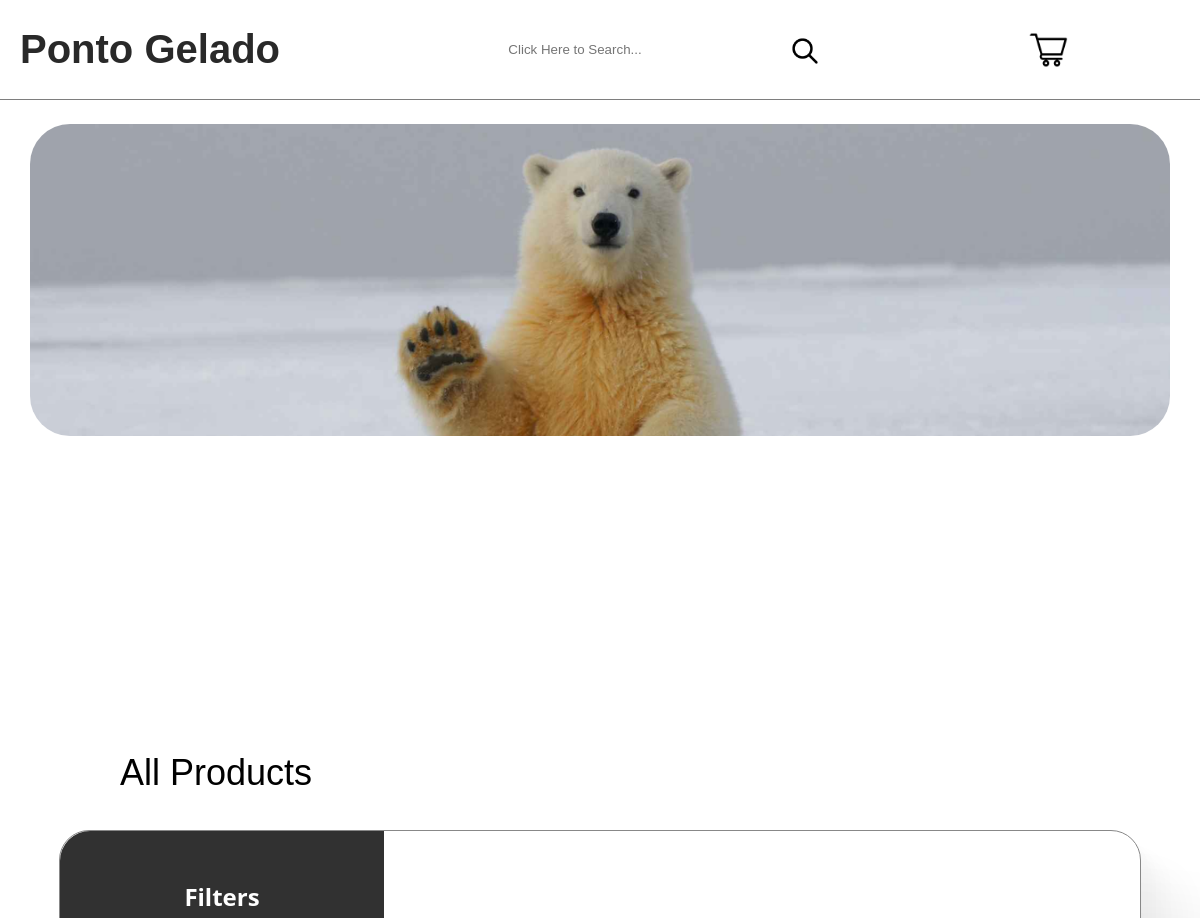
The app's page / (upper part), older data.
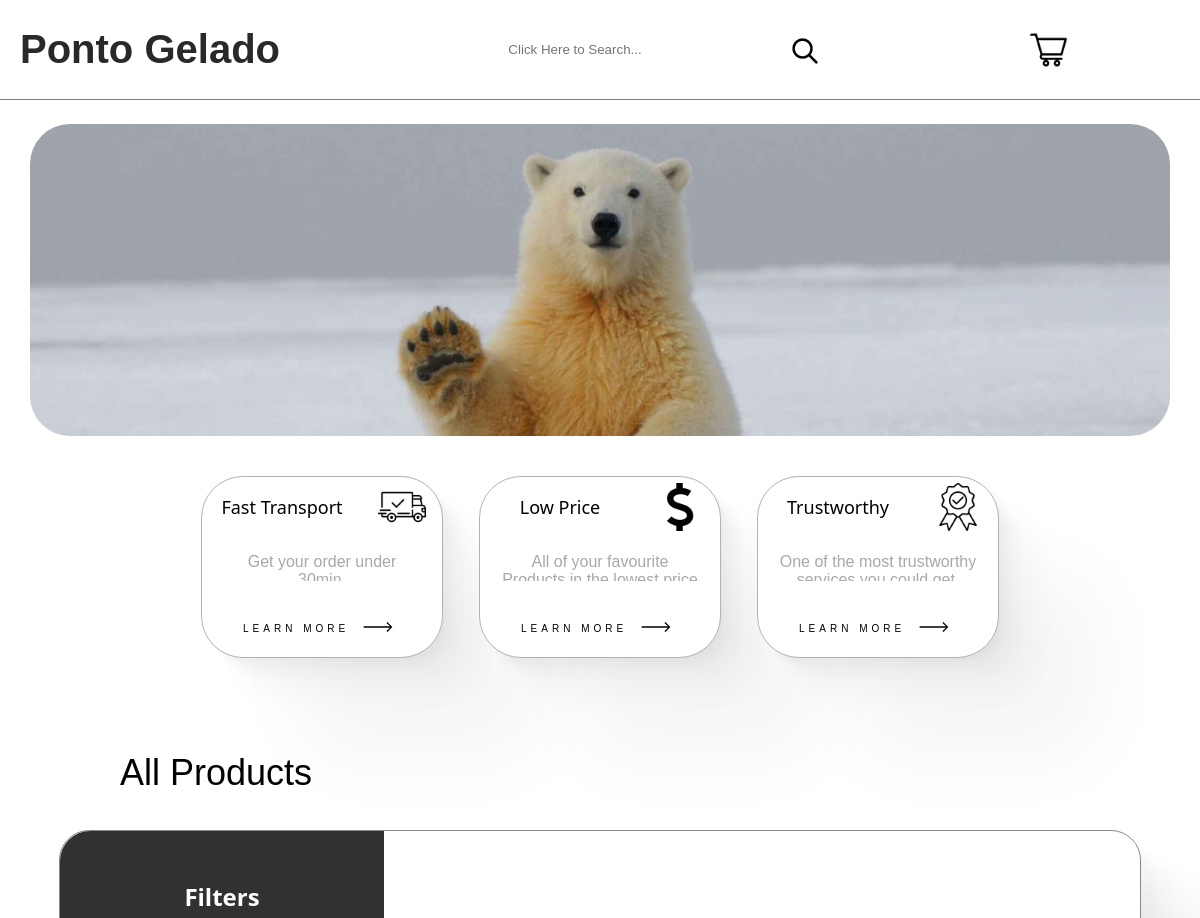
The same page, newer data.
### home/models.py (models this page shows)
class Features(models.Model):
    title = models.CharField(max_length=20)
    description = models.CharField(max_length=60)
    image = models.ImageField(blank=True, null=True)
    url = models.CharField(max_length=20, null=True, blank=True)

### home/views.py (the view)
# urls.py: path('', views.index, name='index'),
def index(request):
    features = Features.objects.all()
    products = Product.objects.all()
    pagination = False
    if len(products) >= 30:
        pagination = True
    return render(request, 'index.html', {'features': features, 'products': products, 'pagination': pagination})

### Templates/index.html (shortened to what this page needs)
{% load static %}
<!DOCTYPE html>
<html lang="en">
<head>
    <link rel="stylesheet" href="{% static 'home.css' %}">
</head>
<body>
    <div class="container">
        <nav class="navbar">
            <h3 id="logo">Ponto Gelado</h3>
            <form name="searchform" class="searchform" action="search" method="get">
                <input name="searchquery" id="inputsearch" type="text" placeholder="Click Here to Search...">
                <input class="searchbutton" onmouseover="highlightsearch(this, true, 'search')" onmouseout="highlightsearch(this, false, 'search')" type="image" src="../static/images/search.png" alt="Search">
            </form>
            <input type="image" class="cartbutton" onmouseover="highlightsearch(this, true, 'cart')" onmouseout="highlightsearch(this, false, 'cart')" src="../static/images/cart.png" alt="">
        </nav>
        <div class="content">
            <img class="welcomeimg" src="../static/images/image1.png" />
            <div class="curiosidadescontainer">
                {% for feature in features%}
                <div class="box">
                    <p id="cur_title">{{feature.title}}</p>
                    <img id="cur_img"  src="{{feature.image.url}}" alt="">
                    <p id="cur_desc" >{{feature.description}}</p>
                    <div class="learnmorebutton">
                        <button onclick='' class="cta">
                            <span class="hover-underline-animation"> Learn More </span>
                            <svg id="arrow-horizontal" xmlns="http://www.w3.org/2000/svg" width="30" height="10" viewBox="0 0 46 16">
                              <path id="Path_10" data-name="Path 10" d="M8,0,6.545,1.455l5.506,5.506H-30V9.039H12.052L6.545,14.545,8,16l8-8Z" transform="translate(30)"></path>
                            </svg>
                        </button>
                    </div>
                </div>
                {% endfor %}
            </div>
            <p id="allproductstext">All Products</p>
            <div class="allouterproductsbox">
                <div class="allproductsbox">
                    <div class="allproductsmenu">
                        <button class="filterbutton">Filters</button>
                    </div>
                    <div class="productlist">
                    </div>
                </div>
            </div>
        </div>
    </div>
</body>
</html>

Row changes from the older to the newer data that the page shows:
added Features: title "Fast Transport", image (picture), description "Get your order under…"
added Features: title "Low Price", image (picture), description "All of your favourite…"
added Features: title "Trustworthy", image (picture), description "One of the most trustworthy…"
